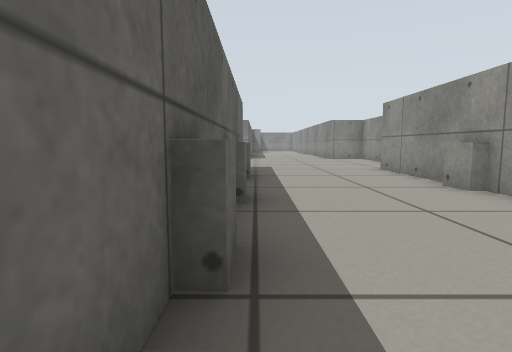
View 1 (above)

14 first-person views from a walk through a world built for the Gazebo simulator. The camera is 0.39 m above the floor, tilts 6° down and sees 80° across. The floor is counted in squares, 0.5 m on a side. Each view is taken from the middle of a square. On the plan, view 1 faces up. The plan holds only what a view shows up to about 10 squares ahead; the rest is blank.

View 2
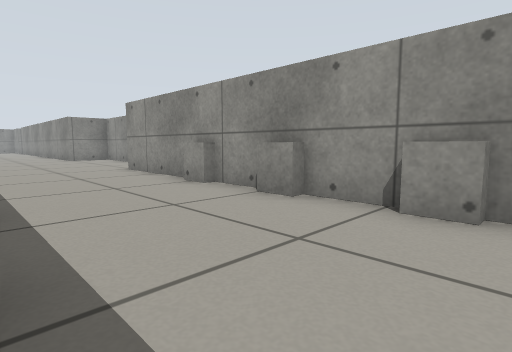

View 3
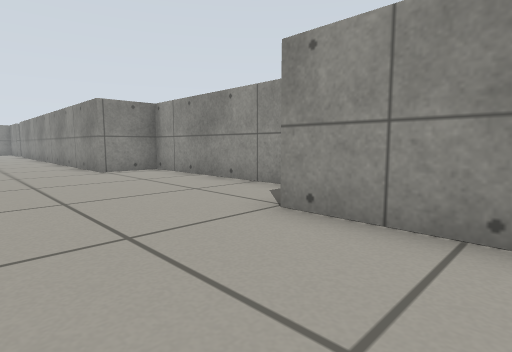

View 4
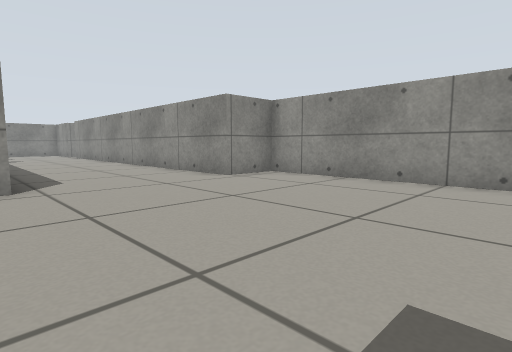

View 5
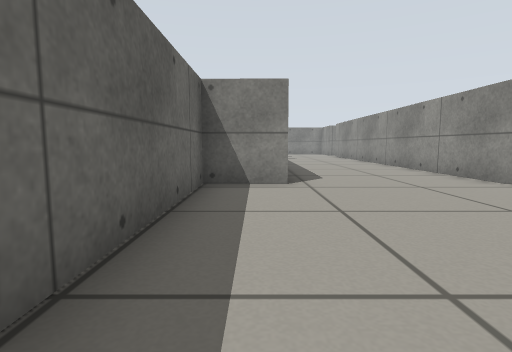

View 6
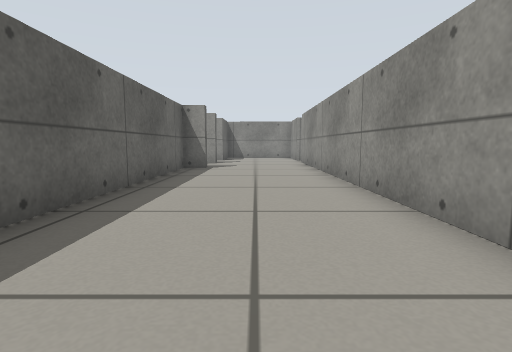

View 7
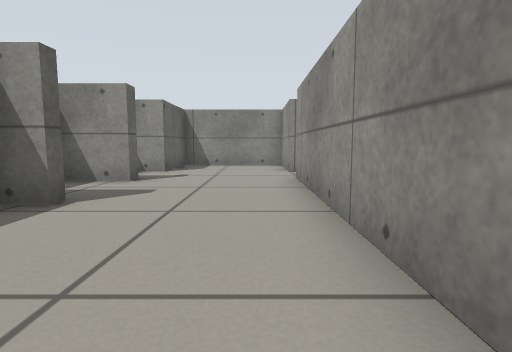

View 8
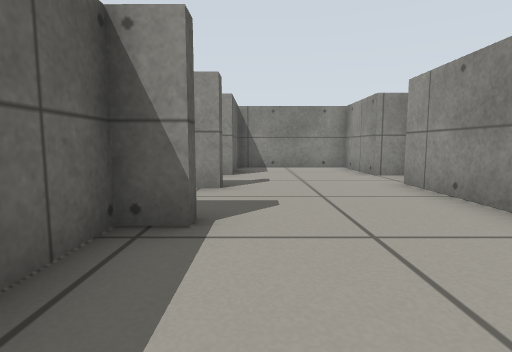

View 9
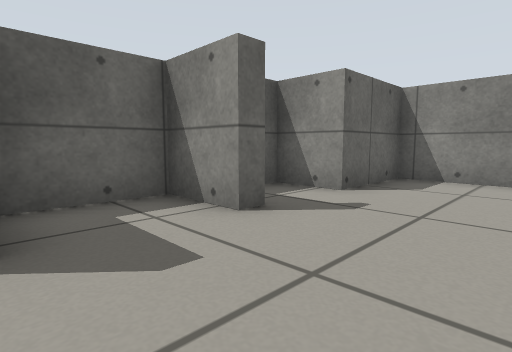

View 10
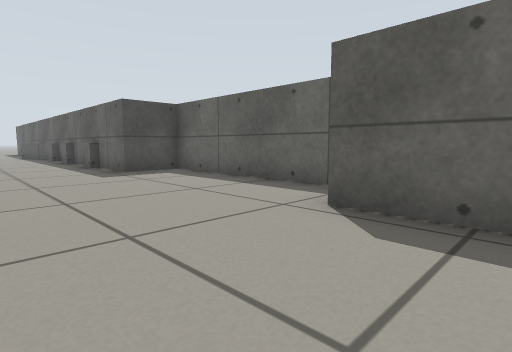

View 11
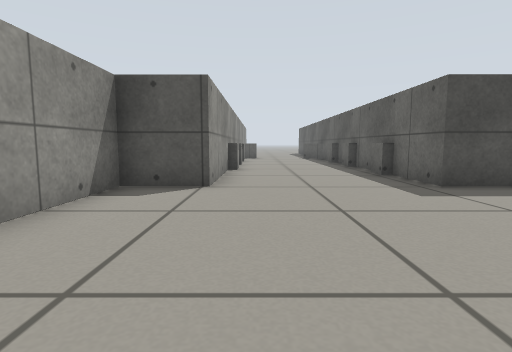

View 12
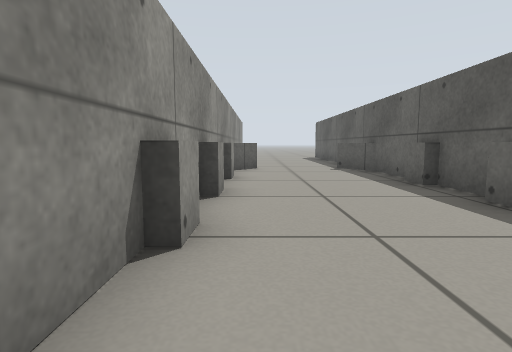

View 13
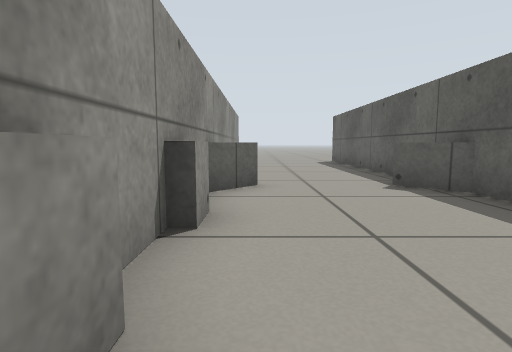

View 14
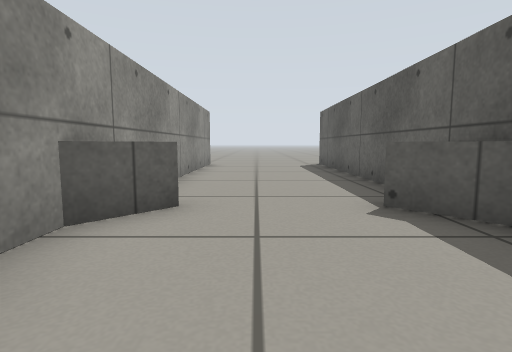

### Floor plan
Points are (right, up) in squares from view 1. A wall is a line through its corners. A room is listed if a view was taken in it or the views show most of it. See-through windows are left out.
Room 1 (views 1, 2, 3, 4, 5, 6, 7, 8, 9, 10, 11, 12, 13, 14)
walls: (0.4, 26.3) (0.4, 25.8) (-0.3, 25.8) (-0.4, 15.9) (-2, 15.9) (-2.1, 9.4) (-0.4, 9.4) (-0.5, -2.4); (0.4, 28.9) (0.4, 28.4) (-1.3, 28.4) (-1.3, 26.3); (4.7, 30.6) (3.9, 30.6) (3.9, 33.1) (0.4, 33.1) (0.4, 30.6) (-1.1, 30.6); (3.8, -2.4) (3.9, 9.4) (5.5, 9.4) (5.5, 15.9) (3.9, 15.9) (3.9, 29)
low walls: (-0.1, 7.5) (-0.1, 6.7); (3.6, 5) (3.6, 5.9); (-0.1, 4.5) (-0.1, 3.8); (3.6, 2.8) (3.6, 3.6); (-0.2, 2.4) (-0.2, 1.5); (3.5, 0.4) (3.5, 1.3); (-0.5, -0.8) (0.4, -1.8); (2.9, -1.8) (3.8, -0.8)
ways out: opening at (1.5, -2)

Positions as (right, up) in squares from view 1, and headings:
1: (0, 0), facing up
2: (0, 0), facing up-right
3: (1, 7), facing up-right
4: (-1, 10), facing up-right
5: (-1, 10), facing up
6: (2, 16), facing up
7: (3, 22), facing up
8: (1, 23), facing up
9: (3, 26), facing up-left
10: (3, 18), facing down-left
11: (3, 15), facing down
12: (3, 8), facing down
13: (3, 4), facing down
14: (2, 2), facing down
